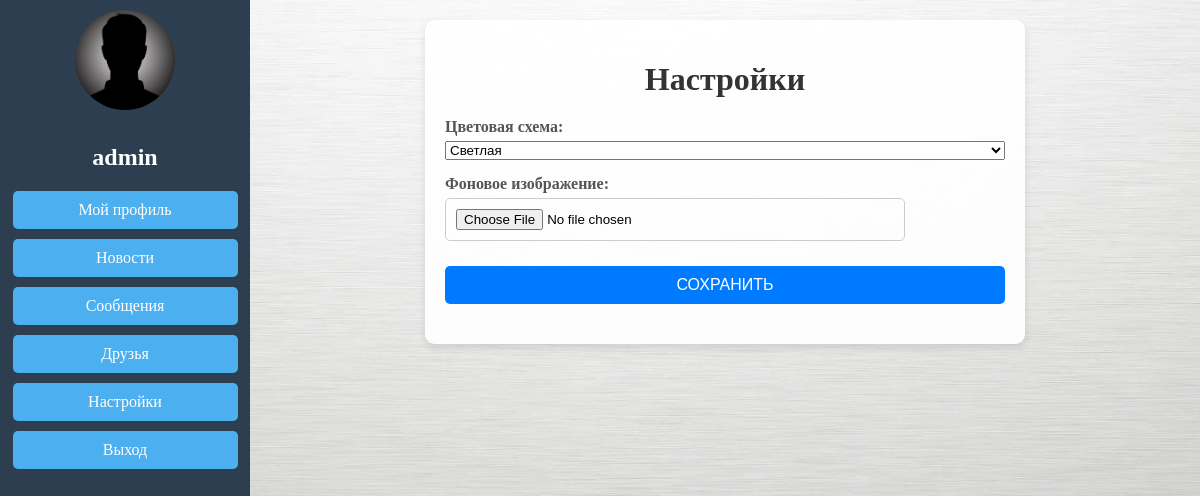
Screenshot of /settings/ (signed in) with the database file from the repository.
### users/models.py (models this page shows, shortened)
class CustomUser(AbstractUser):
    bio = models.TextField(blank=True, null=True)
    avatar = models.ImageField(upload_to='avatars/', blank=True, null=True)
    first_name = models.CharField(max_length=30, blank=True, null=True)
    last_name = models.CharField(max_length=30, blank=True, null=True)

### profiles/models.py (models this page shows, shortened)
class Profile(models.Model):
    user = models.OneToOneField(settings.AUTH_USER_MODEL, on_delete=models.CASCADE, related_name='profile')
    bio = models.TextField(blank=True, null=True)
    avatar = models.ImageField(upload_to='avatars/', blank=True, null=True)
    friends = models.ManyToManyField('self', blank=True)  # Связь "друзья"
    birth_date = models.DateField(blank=True, null=True)  # Дата рождения
    location = models.CharField(max_length=100, blank=True, null=True)  # Местоположение
    interests = models.TextField(blank=True, null=True)  # Интересы

### settings/models.py (models this page shows, shortened)
class UserSettings(models.Model):
    user = models.OneToOneField(settings.AUTH_USER_MODEL, on_delete=models.CASCADE, related_name='settings')
    color_scheme = models.CharField(
        max_length=20,
        choices=[('light', 'Светлая'), ('dark', 'Тёмная')],
        default='light'
    )
    background_image = models.ImageField(upload_to='backgrounds/', blank=True, null=True)

### settings/views.py (the view)
# urls.py: path('', views.settings_page, name='settings'),
@login_required
def settings_page(request):
    user_settings, created = UserSettings.objects.get_or_create(user=request.user)
    if request.method == 'POST':
        form = SettingsForm(request.POST, request.FILES, instance=user_settings)
        if form.is_valid():
            form.save()
            return redirect('settings')
    else:
        form = SettingsForm(instance=user_settings)
    return render(request, 'settings/settings.html', {'form': form, 'settings': user_settings})

### settings/forms.py
class SettingsForm(forms.ModelForm):
    class Meta:
        model = UserSettings
        fields = ['color_scheme', 'background_image']

### settings/templates/settings/settings.html (shortened to what this page needs)
{% extends 'base.html' %}
{% block content %}
<div class="settings-container">
    <h1 class="settings-header">Настройки</h1>
    <form method="POST" enctype="multipart/form-data" class="settings-form">
        <div class="form-group">
            <label for="id_color_scheme" class="form-label">Цветовая схема:</label>
            {{ form.color_scheme }}
        </div>
        <div class="form-group">
            <label for="id_background_image" class="form-label">Фоновое изображение:</label>
            {{ form.background_image }}
        </div>
        <button type="submit" class="button save-button">Сохранить</button>
    </form>
</div>
{% endblock %}

### templates/base.html (shortened to what this page needs)
{% load static %}
<!DOCTYPE html>
<html lang="en">
<head>
    <link rel="stylesheet" href="/static/styles.css">
</head>
<body style="background-image: url('{% if request.user.is_authenticated and request.user.settings.background_image %}{{ request.user.settings.background_image.url }}{% else %}/static/default-background.jpg{% endif %}');">
    {% if request.user.is_authenticated %}
        <div class="sidebar" id="sidebar">
            <div class="profile-section">
                {% if request.user.is_authenticated and request.user.profile.avatar %}
                    <img src="{{ request.user.profile.avatar.url }}" alt="Аватар">
                {% else %}
                    <img src="/static/default-avatar.png" alt="Аватар">
                {% endif %}
                <h2>{{ request.user.get_full_name|default:user.username }}</h2>
            </div>
            <nav>
                <ul>
                    <li><a href="{% url 'view_profile' username=request.user.username %}">Мой профиль</a></li>
                    <li><a href="{% url 'news_feed' %}">Новости</a></li>
                    <li>
                        <a href="{% url 'conversation_list' %}">
                            Сообщения
                        </a>
                    </li>
                    <li><a href="{% url 'friends_list' %}">Друзья</a></li>
                    <li><a href="{% url 'settings' %}">Настройки</a></li>
                    <li><a href="{% url 'logout' %}">Выход</a></li>
                </ul>
            </nav>
        </div>
        <div class="content">
            {% block content %}{% endblock %}
        </div>
    {% else %}
        <div class="auth-section">
            <h1>Добро пожаловать!</h1>
            <p><a href="{% url 'login' %}">Войти</a> или <a href="{% url 'register' %}">Зарегистрироваться</a></p>
        </div>
    {% endif %}
</body>
</html>

### static/styles.css (style rules this page uses)
* { box-sizing: border-box; }
body { margin: 0; padding: 0; overflow-x: hidden; background-image: url('/media/backgrounds/my image.jpg'); background-size: cover; background-position: center; background-size: cover; background-attachment: fixed; }
.content { margin-left: 250px; padding: 20px; box-sizing: border-box; }
.sidebar { position: fixed; top: 0; left: 0; width: 250px; height: 100%; background-color: #2c3e50; color: #fff; transition: transform 0.3s ease; overflow-y: auto; z-index: 1000; }
.sidebar .profile-section { text-align: center; margin-bottom: 20px; }
.sidebar .profile-section img { margin: 10px; width: 100px; height: 100px; border-radius: 50%; object-fit: cover; margin-bottom: 10px; }
.sidebar nav ul { list-style: none; padding: 0; text-align: center; }
.sidebar nav ul li { margin: 10px 0; }
.sidebar nav ul li a { display: block; width: 90%; margin: 0 auto; text-align: center; padding: 10px; background-color: #4cafef; color: #fff; border-radius: 5px; text-decoration: none; transition: background-color 0.3s ease; }
.button { display: inline-block; padding: 10px 15px; background-color: #3498db; color: white; text-decoration: none; border-radius: 5px; transition: background-color 0.3s ease; }
form button { display: block; width: 100%; padding: 10px; background-color: #3498db; color: white; border: none; border-radius: 5px; cursor: pointer; }
form { margin-bottom: 20px; }
form input { width: calc(100% - 100px); padding: 10px; margin-right: 10px; border-radius: 5px; border: 1px solid #ccc; }
form button { padding: 10px 20px; background-color: #3498db; color: white; border: none; border-radius: 5px; cursor: pointer; }
ul { list-style: none; padding: 0; }
ul li { margin: 10px 0; }
ul li a { margin-left: 10px; color: #3498db; text-decoration: none; }
form { margin-top: 10px; }
form button { margin-top: 10px; padding: 10px 20px; background-color: #3498db; color: white; border: none; border-radius: 5px; cursor: pointer; transition: background-color 0.3s; }
.button { width: 100%; text-align: center; padding: 5px 10px; border-radius: 5px; text-decoration: none; color: white; cursor: pointer; transition: background-color 0.3s; }
.settings-container { max-width: 600px; margin: 0 auto; padding: 20px; background-color: rgba(255, 255, 255, 0.9); border-radius: 10px; box-shadow: 0 4px 8px rgba(0, 0, 0, 0.1); }
.settings-header { text-align: center; font-size: 2rem; margin-bottom: 20px; color: #333; }
.settings-form { display: flex; flex-direction: column; gap: 15px; }
.form-group { display: flex; flex-direction: column; gap: 5px; }
.form-label { font-size: 1rem; font-weight: bold; color: #555; }
.save-button { width: 100%; padding: 10px; background-color: #007bff; color: #fff; border: none; border-radius: 5px; cursor: pointer; font-size: 1rem; text-transform: uppercase; }

### rows the page displays
CustomUser: user.profile.avatar (picture), user.get_full_name "admin"
UserSettings: color_scheme "Светлая"
